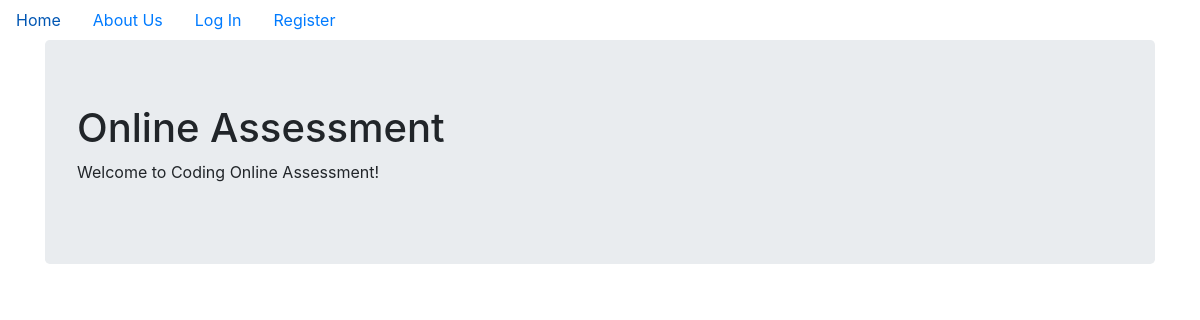
Before: / with the older database file.
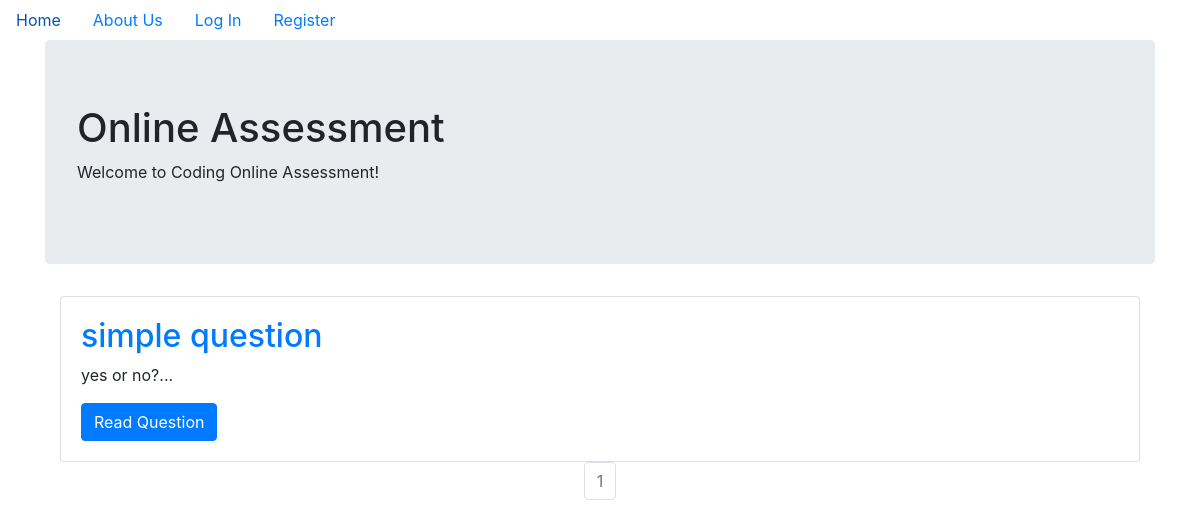
After: the same page with the newer database file.
### OnlineAssessment/models.py (models this page shows, shortened)
class Question(db.Model):
    __tablename__ = 'questions'
    id = db.Column(db.Integer, primary_key=True)
    title = db.Column(db.String(140), nullable=False)
    content = db.Column(db.String(140), nullable=False)
    answers = db.relationship('Answer', backref='question', lazy=True)
    correct_answer = db.Column(db.String(140), nullable=False)

### OnlineAssessment/core/views.py (the view)
@core.route('/')
def index():
    page = request.args.get('page', 1, type=int)
    questions = Question.query.paginate(page=page, per_page=5)
    return render_template('index.html', questions=questions)

### OnlineAssessment/templates/index.html (shortened to what this page needs)
{% extends "base.html" %}
{% block content %}
<div class="jumbotron">
  <h1>Online Assessment</h1>
  <p>Welcome to Coding Online Assessment!</p>
</div>
<div class="container">
  {% for question in questions.items %}
  <div class="card">
    <div class="card-body">
      <h2><a class="card-title"
          href="{{ url_for('questions.question', question_id=question.id) }}">{{ question.title }}</a>
      </h2>
      <p class="card-text">{{ question.content[:100] }}...</p>
      <a href="{{ url_for('questions.question', question_id=question.id) }}" class="btn btn-primary">Read
        Question</a>
    </div>
  </div>
  {% endfor %}
</div>
<nav aria-label="Page navigation example">
  <ul class="pagination justify-content-center">
    {% for page_num in questions.iter_pages(left_edge=1, right_edge=1, left_current=1, right_current=2) %}
    {% if questions.page == page_num %}
    <li class="page-item disabled">
      <a class="page-link" href="{{ url_for('core.index', page=page_num) }}">{{ page_num }}</a></li>
    {% else %}
    <li class="page-item"><a class="page-link" href="{{ url_for('core.index', page=page_num) }}">{{ page_num }}</a>
    </li>
    {% endif %}
    {% endfor %}
</nav>
{% endblock %}

### OnlineAssessment/templates/base.html (shortened to what this page needs)
<!DOCTYPE html>
<html>
<head>
	<link rel="stylesheet" href="https://maxcdn.bootstrapcdn.com/bootstrap/4.0.0/css/bootstrap.min.css"
>
</head>
<body>
	<ul class="nav">
		<li class="nav-item">
			<a class="nav-link" href="{{ url_for('core.index') }}">Home</a>
		</li>
		<li class="nav-item">
			<a class="nav-link" href="{{ url_for('core.info') }}">About Us</a>
		</li>
		{% if current_user.is_authenticated %}
		<li class="nav-link"><a href="{{ url_for('users.logout') }}">Log Out</a></li>
		<li class="nav-link"><a href="{{ url_for('users.account') }}">Account</a></li>
		{% if current_user.role == 'ADMIN' %}
		<li class="nav-link"><a href="{{ url_for('questions.create_question') }}">Create Question</a></li>
		{% endif %}
		{% else %}
		<li class="nav-link"><a href="{{ url_for('users.login') }}">Log In</a></li>
		<li class="nav-link"><a href="{{ url_for('users.register') }}">Register</a></li>
		{% endif %}
	</ul>
	<div class="container">
		{% block content %}
		{% endblock %}
	</div>
</body>
</html>

Changed rows visible on the page:
added Question: title "simple question", content "yes or no?"
Other visible differences:
new list line: "1"
